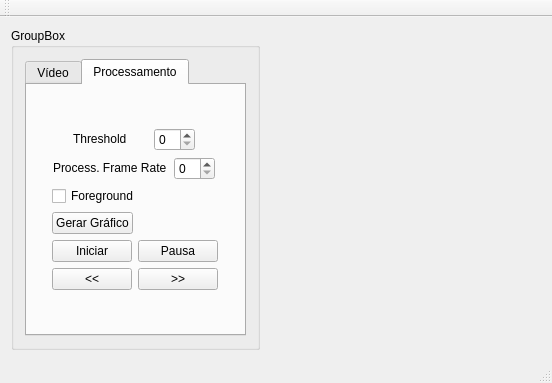
<?xml version="1.0" encoding="UTF-8"?>
<ui version="4.0">
 <class>ZebtrackPDI</class>
 <widget class="QMainWindow" name="ZebtrackPDI">
  <property name="geometry">
   <rect>
    <x>0</x>
    <y>0</y>
    <width>552</width>
    <height>383</height>
   </rect>
  </property>
  <property name="windowTitle">
   <string>ZebtrackPDI</string>
  </property>
  <widget class="QWidget" name="centralWidget">
   <layout class="QGridLayout" name="gridLayout_2">
    <item row="0" column="0">
     <layout class="QGridLayout" name="gridLayout">
      <item row="0" column="0">
       <widget class="QGroupBox" name="groupBox">
        <property name="sizePolicy">
         <sizepolicy hsizetype="Fixed" vsizetype="Minimum">
          <horstretch>0</horstretch>
          <verstretch>0</verstretch>
         </sizepolicy>
        </property>
        <property name="title">
         <string>GroupBox</string>
        </property>
        <layout class="QGridLayout" name="gridLayout_3">
         <item row="0" column="0">
          <widget class="QTabWidget" name="tabWidget">
           <property name="currentIndex">
            <number>1</number>
           </property>
           <widget class="QWidget" name="tab">
            <attribute name="title">
             <string>Vídeo</string>
            </attribute>
            <layout class="QGridLayout" name="gridLayout_5">
             <item row="0" column="0">
              <layout class="QVBoxLayout" name="verticalLayout">
               <item>
                <widget class="QPushButton" name="Abrir_Video">
                 <property name="sizePolicy">
                  <sizepolicy hsizetype="Fixed" vsizetype="Fixed">
                   <horstretch>0</horstretch>
                   <verstretch>0</verstretch>
                  </sizepolicy>
                 </property>
                 <property name="text">
                  <string>Abrir Vídeo</string>
                 </property>
                </widget>
               </item>
               <item>
                <widget class="QPushButton" name="Novo_Fundo">
                 <property name="sizePolicy">
                  <sizepolicy hsizetype="Fixed" vsizetype="Fixed">
                   <horstretch>0</horstretch>
                   <verstretch>0</verstretch>
                  </sizepolicy>
                 </property>
                 <property name="text">
                  <string> Calcular 
 Novo Fundo</string>
                 </property>
                </widget>
               </item>
              </layout>
             </item>
             <item row="0" column="1">
              <layout class="QVBoxLayout" name="verticalLayout_4">
               <item>
                <layout class="QHBoxLayout" name="horizontalLayout">
                 <item>
                  <widget class="QLabel" name="label_2">
                   <property name="text">
                    <string>Sample 
 Period </string>
                   </property>
                   <property name="textFormat">
                    <enum>Qt::AutoText</enum>
                   </property>
                   <property name="scaledContents">
                    <bool>false</bool>
                   </property>
                   <property name="alignment">
                    <set>Qt::AlignCenter</set>
                   </property>
                  </widget>
                 </item>
                 <item>
                  <widget class="QSpinBox" name="sampleRate"/>
                 </item>
                </layout>
               </item>
               <item>
                <widget class="QCheckBox" name="Estatistico">
                 <property name="sizePolicy">
                  <sizepolicy hsizetype="Fixed" vsizetype="Fixed">
                   <horstretch>0</horstretch>
                   <verstretch>0</verstretch>
                  </sizepolicy>
                 </property>
                 <property name="text">
                  <string>Estatistico</string>
                 </property>
                </widget>
               </item>
              </layout>
             </item>
             <item row="1" column="0" colspan="2">
              <layout class="QHBoxLayout" name="horizontalLayout_2">
               <item>
                <widget class="QPushButton" name="back_frame">
                 <property name="sizePolicy">
                  <sizepolicy hsizetype="Fixed" vsizetype="Fixed">
                   <horstretch>0</horstretch>
                   <verstretch>0</verstretch>
                  </sizepolicy>
                 </property>
                 <property name="text">
                  <string>&lt;&lt;</string>
                 </property>
                </widget>
               </item>
               <item>
                <widget class="QPushButton" name="next_frame">
                 <property name="sizePolicy">
                  <sizepolicy hsizetype="Fixed" vsizetype="Fixed">
                   <horstretch>0</horstretch>
                   <verstretch>0</verstretch>
                  </sizepolicy>
                 </property>
                 <property name="text">
                  <string>&gt;&gt;</string>
                 </property>
                </widget>
               </item>
              </layout>
             </item>
             <item row="3" column="0" colspan="2">
              <layout class="QHBoxLayout" name="horizontalLayout_6">
               <item>
                <layout class="QVBoxLayout" name="verticalLayout_2">
                 <item>
                  <layout class="QHBoxLayout" name="horizontalLayout_4">
                   <item>
                    <widget class="QLabel" name="label_3">
                     <property name="text">
                      <string>Frame Inicial</string>
                     </property>
                    </widget>
                   </item>
                   <item>
                    <widget class="QLineEdit" name="T_inicial">
                     <property name="maximumSize">
                      <size>
                       <width>30</width>
                       <height>25</height>
                      </size>
                     </property>
                    </widget>
                   </item>
                  </layout>
                 </item>
                 <item>
                  <widget class="QSlider" name="Slider_Inicial">
                   <property name="orientation">
                    <enum>Qt::Horizontal</enum>
                   </property>
                  </widget>
                 </item>
                </layout>
               </item>
               <item>
                <layout class="QVBoxLayout" name="verticalLayout_3">
                 <item>
                  <layout class="QHBoxLayout" name="horizontalLayout_5">
                   <item>
                    <widget class="QLabel" name="label_4">
                     <property name="text">
                      <string>Frame Final</string>
                     </property>
                    </widget>
                   </item>
                   <item>
                    <widget class="QLineEdit" name="T_final">
                     <property name="maximumSize">
                      <size>
                       <width>30</width>
                       <height>25</height>
                      </size>
                     </property>
                    </widget>
                   </item>
                  </layout>
                 </item>
                 <item>
                  <widget class="QSlider" name="Slider_Final">
                   <property name="orientation">
                    <enum>Qt::Horizontal</enum>
                   </property>
                  </widget>
                 </item>
                </layout>
               </item>
              </layout>
             </item>
            </layout>
           </widget>
           <widget class="QWidget" name="tab_2">
            <attribute name="title">
             <string>Processamento</string>
            </attribute>
            <layout class="QGridLayout" name="gridLayout_4">
             <item row="0" column="0">
              <layout class="QVBoxLayout" name="verticalLayout_7">
               <item>
                <layout class="QVBoxLayout" name="verticalLayout_5">
                 <item>
                  <layout class="QHBoxLayout" name="horizontalLayout_3">
                   <item>
                    <widget class="QLabel" name="label_5">
                     <property name="sizePolicy">
                      <sizepolicy hsizetype="Fixed" vsizetype="Fixed">
                       <horstretch>0</horstretch>
                       <verstretch>0</verstretch>
                      </sizepolicy>
                     </property>
                     <property name="text">
                      <string>Threshold</string>
                     </property>
                    </widget>
                   </item>
                   <item>
                    <widget class="QSpinBox" name="threshold">
                     <property name="sizePolicy">
                      <sizepolicy hsizetype="Fixed" vsizetype="Fixed">
                       <horstretch>0</horstretch>
                       <verstretch>0</verstretch>
                      </sizepolicy>
                     </property>
                    </widget>
                   </item>
                  </layout>
                 </item>
                 <item>
                  <layout class="QHBoxLayout" name="horizontalLayout_7">
                   <item>
                    <widget class="QLabel" name="label_6">
                     <property name="sizePolicy">
                      <sizepolicy hsizetype="Fixed" vsizetype="Fixed">
                       <horstretch>0</horstretch>
                       <verstretch>0</verstretch>
                      </sizepolicy>
                     </property>
                     <property name="text">
                      <string>Process. Frame Rate</string>
                     </property>
                    </widget>
                   </item>
                   <item>
                    <widget class="QSpinBox" name="processRate">
                     <property name="sizePolicy">
                      <sizepolicy hsizetype="Fixed" vsizetype="Fixed">
                       <horstretch>0</horstretch>
                       <verstretch>0</verstretch>
                      </sizepolicy>
                     </property>
                    </widget>
                   </item>
                  </layout>
                 </item>
                </layout>
               </item>
               <item>
                <widget class="QCheckBox" name="mostraFore">
                 <property name="text">
                  <string>Foreground</string>
                 </property>
                </widget>
               </item>
               <item>
                <widget class="QPushButton" name="gerar_graficos">
                 <property name="sizePolicy">
                  <sizepolicy hsizetype="Fixed" vsizetype="Fixed">
                   <horstretch>0</horstretch>
                   <verstretch>0</verstretch>
                  </sizepolicy>
                 </property>
                 <property name="text">
                  <string>Gerar Gráfico</string>
                 </property>
                </widget>
               </item>
               <item>
                <layout class="QVBoxLayout" name="verticalLayout_6">
                 <item>
                  <layout class="QHBoxLayout" name="horizontalLayout_8">
                   <item>
                    <widget class="QPushButton" name="init_process">
                     <property name="sizePolicy">
                      <sizepolicy hsizetype="Fixed" vsizetype="Fixed">
                       <horstretch>0</horstretch>
                       <verstretch>0</verstretch>
                      </sizepolicy>
                     </property>
                     <property name="text">
                      <string>Iniciar</string>
                     </property>
                    </widget>
                   </item>
                   <item>
                    <widget class="QPushButton" name="pause_process">
                     <property name="sizePolicy">
                      <sizepolicy hsizetype="Fixed" vsizetype="Fixed">
                       <horstretch>0</horstretch>
                       <verstretch>0</verstretch>
                      </sizepolicy>
                     </property>
                     <property name="text">
                      <string>Pausa</string>
                     </property>
                    </widget>
                   </item>
                  </layout>
                 </item>
                 <item>
                  <layout class="QHBoxLayout" name="horizontalLayout_9">
                   <item>
                    <widget class="QPushButton" name="back_process">
                     <property name="sizePolicy">
                      <sizepolicy hsizetype="Fixed" vsizetype="Fixed">
                       <horstretch>0</horstretch>
                       <verstretch>0</verstretch>
                      </sizepolicy>
                     </property>
                     <property name="text">
                      <string>&lt;&lt;</string>
                     </property>
                    </widget>
                   </item>
                   <item>
                    <widget class="QPushButton" name="next_process">
                     <property name="sizePolicy">
                      <sizepolicy hsizetype="Fixed" vsizetype="Fixed">
                       <horstretch>0</horstretch>
                       <verstretch>0</verstretch>
                      </sizepolicy>
                     </property>
                     <property name="text">
                      <string>&gt;&gt;</string>
                     </property>
                    </widget>
                   </item>
                  </layout>
                 </item>
                </layout>
               </item>
              </layout>
             </item>
            </layout>
           </widget>
          </widget>
         </item>
        </layout>
       </widget>
      </item>
      <item row="0" column="2">
       <widget class="labeltrack" name="figura">
        <property name="text">
         <string/>
        </property>
       </widget>
      </item>
     </layout>
    </item>
   </layout>
  </widget>
  <widget class="QMenuBar" name="menuBar">
   <property name="geometry">
    <rect>
     <x>0</x>
     <y>0</y>
     <width>552</width>
     <height>21</height>
    </rect>
   </property>
  </widget>
  <widget class="QToolBar" name="mainToolBar">
   <attribute name="toolBarArea">
    <enum>TopToolBarArea</enum>
   </attribute>
   <attribute name="toolBarBreak">
    <bool>false</bool>
   </attribute>
  </widget>
  <widget class="QStatusBar" name="statusBar"/>
 </widget>
 <layoutdefault spacing="6" margin="11"/>
 <customwidgets>
  <customwidget>
   <class>labeltrack</class>
   <extends>QLabel</extends>
   <header location="global">labeltrack.h</header>
  </customwidget>
 </customwidgets>
 <resources/>
 <connections/>
</ui>
